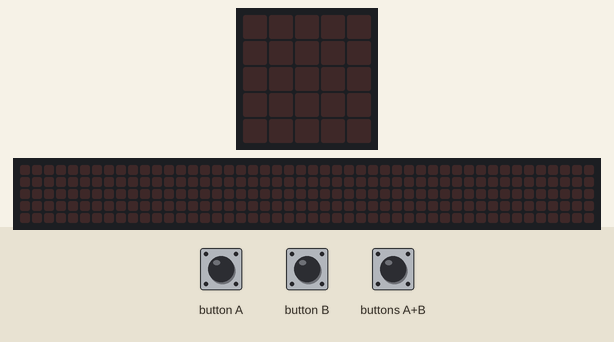
A program run on a simulated BBC micro:bit (MakeCode). On the bench: the board's 5×5 LED display, a strip that is not on the board, showing the scrolling text unrolled. Inputs (shaded band) come from the test bench. The 48×5 strip is a reading aid, not a part: it shows the text the display is scrolling, unrolled, one strip-width of it at a time.

Above: at 1.2 s.
1.3 s: button A pressed for 0.15 s
At 3.92 s:
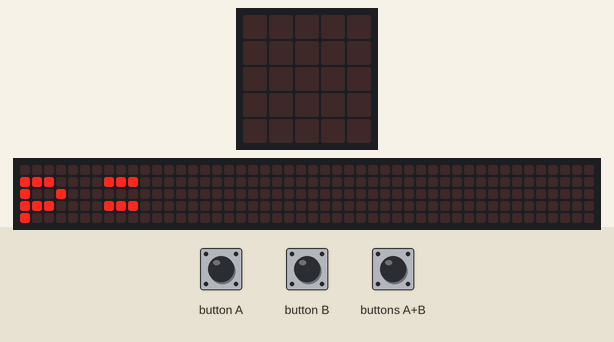
4.3 s: buttons A+B pressed for 0.15 s
At 11.12 s:
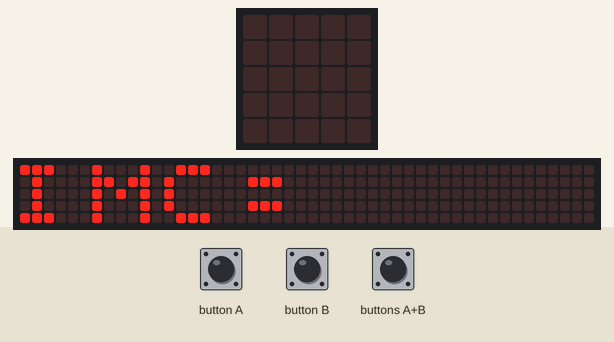
13.3 s: button B pressed for 0.15 s
16.4 s: buttons A+B pressed for 1 s
At 17.97 s:
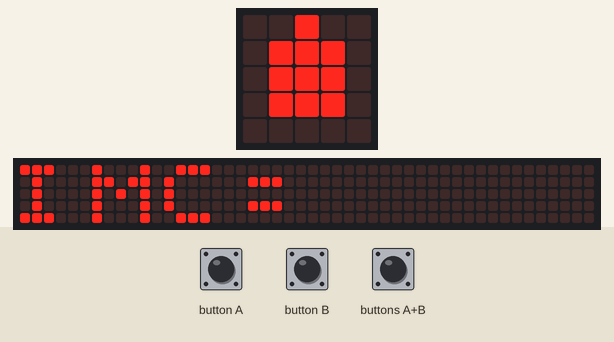

The program:

main.ts
```typescript
input.onButtonPressed(Button.A, function () {
    Peso += 1
    basic.showString("p=")
    basic.showNumber(Peso)
})
input.onGesture(Gesture.Shake, function () {
    Peso = 74
    basic.showString("p=")
    basic.showNumber(Peso)
})
input.onButtonPressed(Button.AB, function () {
    IMC = 10000 * Peso / (Altura * Altura)
    basic.showString("IMC=")
    basic.showNumber(IMC)
    if (IMC < 18.5) {
        basic.showString("D")
        basic.showLeds(`
            . . # . .
            . . # . .
            . . # . .
            . . # . .
            . . # . .
            `)
    } else if (IMC > 25) {
        basic.showString("S")
        basic.showLeds(`
            . . # . .
            . # # # .
            . # # # .
            . # # # .
            . . . . .
            `)
    } else if (IMC >= 30) {
        basic.showString("O")
        basic.showLeds(`
            . . # . .
            # # # # #
            # # # # #
            # # # # #
            # # # # #
            `)
    } else {
        basic.showIcon(IconNames.Yes)
    }
})
input.onButtonPressed(Button.B, function () {
    Peso += -1
    basic.showString("p=")
    basic.showNumber(Peso)
})
let IMC = 0
let Peso = 0
let Altura = 0
Altura = 160
Peso = 70
```

test.ts
```typescript
// aquí va el archivo "tests"; esto no se compilará cuando este paquete se utilice como una extensión.
```

Measured:
- after the input at 1.3 s, the display: changes after 0.15 s (image 1)
- after the input at 4.3 s, the display: first differs from a run without the input after 2.6 s (image 2)
- after the input at 16.4 s, the display: first differs from a run without the input after 1.5 s (image 3)
- what the display in image 1 shows lasts 0.5 s, from 3.7 s to 4.2 s
